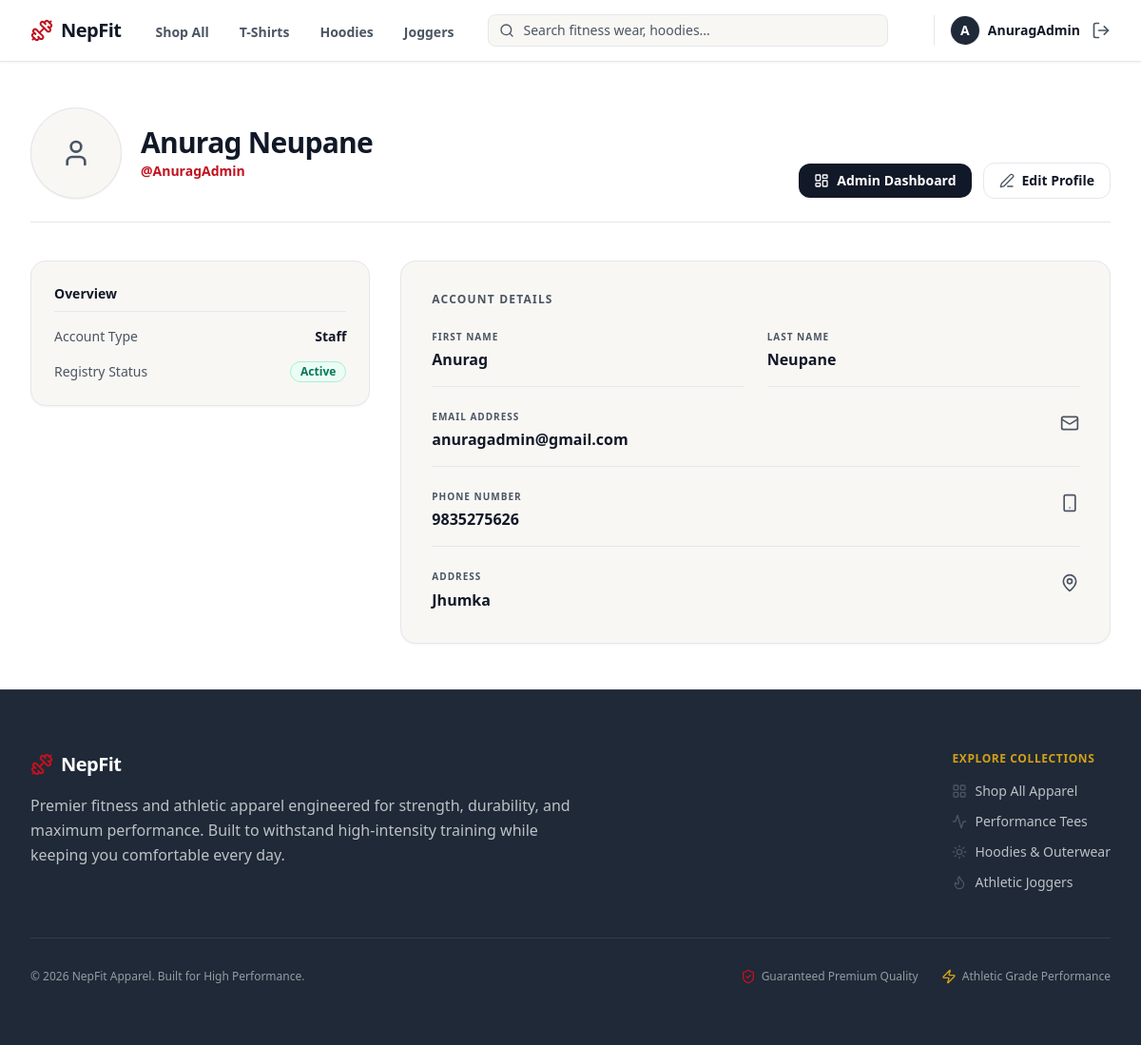
The app's page /profile/ (signed in) with its own data.
### nf_app/models.py (models this page shows, shortened)
class User(AbstractUser):
    phone = models.CharField(max_length=20, blank=True)
    address = models.TextField(blank=True)
    profile_picture = models.ImageField(upload_to='images/user/', blank=True, null=True)

### nf_app/views/profile_view.py (the view)
# urls.py: path('profile/', profile_view, name='profile'),
@login_required
def profile_view(request):
    return render(request, 'main/profile_page.html')

### nf_app/templates/main/profile_page.html (shortened to what this page needs)
<!DOCTYPE html>
<html lang="en">
<head>
    {% load static %}
    <link href="{% static 'css/styles.css' %}" rel="stylesheet" />
</head>
<body class="bg-[#FFFFFF] font-sans min-h-screen flex flex-col text-[#111827]">
    {% include 'components/_navbar.html' %}
    <main class="flex-grow max-w-7xl w-full mx-auto px-4 py-12 sm:px-6 lg:px-8">
        <div class="mb-10 flex flex-col sm:flex-row sm:items-end sm:justify-between gap-6 pb-6 border-b border-[#E5E7EB]">
            <div class="flex items-center gap-5">
                <div class="relative w-24 h-24 shrink-0">
                    <div class="relative w-24 h-24 rounded-full bg-[#F8F7F4] border border-[#E5E7EB] overflow-hidden flex items-center justify-center text-[#4B5563] shadow-sm">
                        {% if user.profile_picture %}
                            <img src="{{ user.profile_picture.url }}" alt="{{ user.username }}" class="w-full h-full object-cover">
                        {% else %}
                            <i data-lucide="user" class="w-8 h-8 text-[#4B5563]"></i>
                        {% endif %}
                    </div>
                </div>
                <div>
                    <h1 class="text-3xl font-extrabold text-[#111827] tracking-tight">
                        {% if user.first_name or user.last_name %}
                            {{ user.first_name }} {{ user.last_name }}
                        {% elif user.is_staff %}
                            Administrator
                        {% else %}
                            Athlete
                        {% endif %}
                    </h1>
                    <p class="text-sm font-semibold text-[#C1121F] mt-0.5">@{{ user.username|default:"nepfit_athlete" }}</p>
                </div>
            </div>
            <div class="flex flex-wrap items-center gap-3">
                {% if user.is_staff %}
                    <a href="/dashboard/admin/" class="bg-[#111827] hover:bg-[#C1121F] text-white font-semibold py-2 px-4 rounded-xl transition-colors text-sm flex items-center gap-2 shadow-sm">
                        <i data-lucide="layout-dashboard" class="w-4 h-4"></i>
                        Admin Dashboard
                    </a>
                {% else %}
                    <a href="/dashboard/" class="bg-[#111827] hover:bg-[#C1121F] text-white font-semibold py-2 px-4 rounded-xl transition-colors text-sm flex items-center gap-2 shadow-sm">
                        <i data-lucide="layout-dashboard" class="w-4 h-4"></i>
                        Dashboard
                    </a>
                {% endif %}
                <a href="/profile/edit/" class="bg-white hover:bg-[#F8F7F4] text-[#111827] font-semibold py-2 px-4 rounded-xl transition-colors text-sm border border-[#E5E7EB] flex items-center gap-2 shadow-xs">
                    <i data-lucide="edit-3" class="w-4 h-4 text-[#4B5563]"></i>
                    Edit Profile
                </a>
            </div>
        </div>
        <div class="grid grid-cols-1 lg:grid-cols-3 gap-8 items-start">
            <div class="lg:col-span-1 space-y-4">
                <div class="bg-[#F8F7F4] border border-[#E5E7EB] p-6 rounded-2xl shadow-sm space-y-4">
                    <h3 class="text-sm font-bold text-[#111827] border-b border-[#E5E7EB] pb-2">Overview</h3>
                    <div class="flex items-center justify-between text-sm">
                        <span class="text-[#4B5563]">Account Type</span>
                        <span class="font-semibold text-[#111827]">
                            {% if user.is_staff %}Staff{% else %}Customer{% endif %}
                        </span>
                    </div>
                    <div class="flex items-center justify-between text-sm">
                        <span class="text-[#4B5563]">Registry Status</span>
                        <span class="inline-flex items-center px-2.5 py-0.5 rounded-full text-xs font-semibold bg-emerald-50 text-emerald-700 border border-emerald-200">
                            Active
                        </span>
                    </div>
                </div>
            </div>
            <div class="lg:col-span-2 bg-[#F8F7F4] border border-[#E5E7EB] p-8 rounded-2xl shadow-sm">
                <h2 class="text-xs font-extrabold uppercase tracking-widest text-[#4B5563] mb-6">Account Details</h2>
                <div class="space-y-6">
                    <div class="grid grid-cols-1 sm:grid-cols-2 gap-6">
                        <div class="border-b border-[#E5E7EB] pb-4">
                            <span class="text-[10px] font-bold uppercase tracking-widest text-[#4B5563] block mb-1">First Name</span>
                            <p class="text-base font-semibold text-[#111827]">{{ user.first_name|default:"—" }}</p>
                        </div>
                        <div class="border-b border-[#E5E7EB] pb-4">
                            <span class="text-[10px] font-bold uppercase tracking-widest text-[#4B5563] block mb-1">Last Name</span>
                            <p class="text-base font-semibold text-[#111827]">{{ user.last_name|default:"—" }}</p>
                        </div>
                    </div>
                    <div class="flex items-start justify-between gap-4 border-b border-[#E5E7EB] pb-4">
                        <div>
                            <span class="text-[10px] font-bold uppercase tracking-widest text-[#4B5563] block mb-1">Email Address</span>
                            <p class="text-base font-semibold text-[#111827] break-all">{{ user.email|default:"athlete@nepfit.com" }}</p>
                        </div>
                        <i data-lucide="mail" class="w-5 h-5 text-[#4B5563] shrink-0 mt-1"></i>
                    </div>
                    <div class="flex items-start justify-between gap-4 border-b border-[#E5E7EB] pb-4">
                        <div>
                            <span class="text-[10px] font-bold uppercase tracking-widest text-[#4B5563] block mb-1">Phone Number</span>
                            <p class="text-base font-semibold text-[#111827]">{{ user.phone|default:"No phone number provided" }}</p>
                        </div>
                        <i data-lucide="smartphone" class="w-5 h-5 text-[#4B5563] shrink-0 mt-1"></i>
                    </div>
                    <div class="flex items-start justify-between gap-4">
                        <div>
                            <span class="text-[10px] font-bold uppercase tracking-widest text-[#4B5563] block mb-1">Address</span>
                            <p class="text-base font-semibold text-[#111827] whitespace-pre-line leading-relaxed">{{ user.address|default:"No address provided" }}</p>
                        </div>
                        <i data-lucide="map-pin" class="w-5 h-5 text-[#4B5563] shrink-0 mt-1"></i>
                    </div>
                </div>
            </div>
        </div>
    </main>
    {% include 'components/_footer.html' %}
</body>
</html>

### nf_app/templates/components/_navbar.html (shortened to what this page needs)
<nav class="bg-[#FFFFFF] border-b border-[#E5E7EB] sticky top-0 z-50 shadow-sm">
    <div class="max-w-7xl mx-auto px-4 sm:px-6 lg:px-8">
        <div class="flex justify-between h-16 items-center">
            <div class="flex items-center flex-1 md:flex-initial">
                <a href="/" class="flex-shrink-0 flex items-center mr-8">
                    <i data-lucide="dumbbell" class="text-[#C1121F] mr-2 w-6 h-6"></i>
                    <span class="text-xl font-extrabold tracking-tight text-[#111827]">NepFit</span>
                </a>
                <div class="hidden md:flex space-x-6 font-medium">
                    <a href="/products/" class="{% if request.path == '/products/' and not request.GET.category %}text-[#C1121F] border-b-2 border-[#C1121F]{% else %}text-[#4B5563] hover:text-[#C1121F]{% endif %} px-1 pt-1 text-sm font-semibold transition">Shop All</a>
                    <a href="/products/?category=t_shirts" class="{% if request.GET.category == 't_shirts' %}text-[#C1121F] border-b-2 border-[#C1121F]{% else %}text-[#4B5563] hover:text-[#C1121F]{% endif %} px-1 pt-1 text-sm font-semibold transition">T-Shirts</a>
                    <a href="/products/?category=hoodies" class="{% if request.GET.category == 'hoodies' %}text-[#C1121F] border-b-2 border-[#C1121F]{% else %}text-[#4B5563] hover:text-[#C1121F]{% endif %} px-1 pt-1 text-sm font-semibold transition">Hoodies</a>
                    <a href="/products/?category=joggers" class="{% if request.GET.category == 'joggers' %}text-[#C1121F] border-b-2 border-[#C1121F]{% else %}text-[#4B5563] hover:text-[#C1121F]{% endif %} px-1 pt-1 text-sm font-semibold transition">Joggers</a>
                </div>
            </div>
            <div class="hidden sm:block flex-1 max-w-md mx-8">
                <form action="/products/" method="GET" class="relative m-0">
                    <div class="absolute inset-y-0 left-0 pl-3 flex items-center pointer-events-none">
                    </div>
                    <input type="text" name="q" value="{{ request.GET.q|default:'' }}" placeholder="Search fitness wear, hoodies..." class="block w-full pl-9 pr-3 py-1.5 border border-[#E5E7EB] rounded-lg bg-[#F8F7F4] text-sm placeholder-[#4B5563] focus:outline-none focus:border-[#C1121F] focus:bg-[#FFFFFF] text-[#111827] transition">
                </form>
            </div>
            <div class="flex items-center space-x-4">
                {% if user.is_authenticated %}
                    <div class="flex items-center space-x-3 border-l border-[#E5E7EB] pl-4">
                        <a href="/profile/" class="flex items-center space-x-2 group focus:outline-none">
                            <div class="h-8 w-8 rounded-full overflow-hidden border border-[#E5E7EB] bg-[#F8F7F4] group-hover:border-[#C1121F] transition-colors">
                                {% if user.profile_picture %}
                                    <img src="{{ user.profile_picture.url }}" alt="{{ user.username }}" class="h-full w-full object-cover">
                                {% else %}
                                    <div class="h-full w-full flex items-center justify-center text-[#C1121F] font-bold text-sm bg-[#1F2937]">
                                        <span class="text-white">{{ user.username|slice:":1"|upper }}</span>
                                    </div>
                                {% endif %}
                            </div>
                            <span class="text-sm font-semibold text-[#111827] group-hover:text-[#C1121F] transition-colors max-w-[100px] truncate">
                                {{ user.username }}
                            </span>
                        </a>
                        <a href="/logout/" class="text-[#4B5563] hover:text-[#C1121F] transition" title="Logout">
                            <i data-lucide="log-out" class="w-5 h-5"></i>
                        </a>
                    </div>
                {% endif %}
            </div>
        </div>
    </div>
</nav>

### records on screen
User: username "A", username "AnuragAdmin", first_name "Anurag", last_name "Neupane", email "anuragadmin@gmail.com", phone "9835275626", address "Jhumka"
